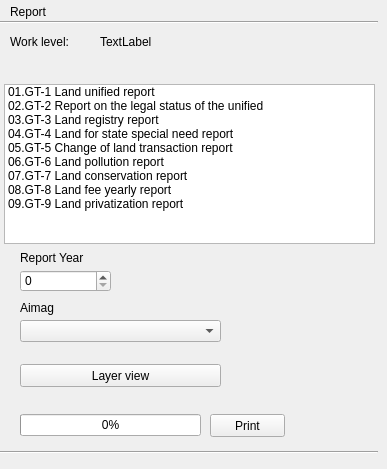
      <widget class="QWidget" name="tab_2">
       <attribute name="title">
        <string>GT Reports</string>
       </attribute>
       <widget class="Line" name="line">
        <property name="geometry">
         <rect>
          <x>0</x>
          <y>14</y>
          <width>378</width>
          <height>16</height>
         </rect>
        </property>
        <property name="orientation">
         <enum>Qt::Horizontal</enum>
        </property>
       </widget>
       <widget class="QLabel" name="label_4">
        <property name="geometry">
         <rect>
          <x>20</x>
          <y>250</y>
          <width>291</width>
          <height>16</height>
         </rect>
        </property>
        <property name="text">
         <string>Report Year</string>
        </property>
       </widget>
       <widget class="QPushButton" name="print_button">
        <property name="geometry">
         <rect>
          <x>210</x>
          <y>414</y>
          <width>75</width>
          <height>23</height>
         </rect>
        </property>
        <property name="text">
         <string>Print</string>
        </property>
       </widget>
       <widget class="Line" name="line_2">
        <property name="geometry">
         <rect>
          <x>0</x>
          <y>444</y>
          <width>378</width>
          <height>16</height>
         </rect>
        </property>
        <property name="orientation">
         <enum>Qt::Horizontal</enum>
        </property>
       </widget>
       <widget class="QLabel" name="label_75">
        <property name="geometry">
         <rect>
          <x>10</x>
          <y>34</y>
          <width>91</width>
          <height>16</height>
         </rect>
        </property>
        <property name="text">
         <string>Work level:</string>
        </property>
       </widget>
       <widget class="QProgressBar" name="progressBar_2">
        <property name="enabled">
         <bool>true</bool>
        </property>
        <property name="geometry">
         <rect>
          <x>20</x>
          <y>414</y>
          <width>181</width>
          <height>22</height>
         </rect>
        </property>
        <property name="value">
         <number>0</number>
        </property>
        <property name="textVisible">
         <bool>true</bool>
        </property>
       </widget>
       <widget class="QLabel" name="work_level_lbl">
        <property name="geometry">
         <rect>
          <x>100</x>
          <y>34</y>
          <width>241</width>
          <height>16</height>
         </rect>
        </property>
        <property name="text">
         <string>TextLabel</string>
        </property>
       </widget>
       <widget class="QLabel" name="label_76">
        <property name="geometry">
         <rect>
          <x>20</x>
          <y>300</y>
          <width>201</width>
          <height>16</height>
         </rect>
        </property>
        <property name="text">
         <string>Aimag</string>
        </property>
       </widget>
       <widget class="QListWidget" name="gts_lwidget">
        <property name="geometry">
         <rect>
          <x>4</x>
          <y>84</y>
          <width>371</width>
          <height>160</height>
         </rect>
        </property>
        <item>
         <property name="text">
          <string>01.GT-1 Land unified report</string>
         </property>
        </item>
        <item>
         <property name="text">
          <string>02.GT-2 Report on the legal status of the unified</string>
         </property>
        </item>
        <item>
         <property name="text">
          <string>03.GT-3 Land registry report</string>
         </property>
        </item>
        <item>
         <property name="text">
          <string>04.GT-4 Land for state special need report</string>
         </property>
        </item>
        <item>
         <property name="text">
          <string>05.GT-5 Change of land transaction report</string>
         </property>
        </item>
        <item>
         <property name="text">
          <string>06.GT-6 Land pollution report</string>
         </property>
        </item>
        <item>
         <property name="text">
          <string>07.GT-7 Land conservation report</string>
         </property>
        </item>
        <item>
         <property name="text">
          <string>08.GT-8 Land fee yearly report</string>
         </property>
        </item>
        <item>
         <property name="text">
          <string>09.GT-9 Land privatization report</string>
         </property>
        </item>
       </widget>
       <widget class="QPushButton" name="layer_view_button">
        <property name="geometry">
         <rect>
          <x>20</x>
          <y>364</y>
          <width>201</width>
          <height>23</height>
         </rect>
        </property>
        <property name="text">
         <string>Layer view</string>
        </property>
       </widget>
       <widget class="QLabel" name="label_77">
        <property name="geometry">
         <rect>
          <x>10</x>
          <y>4</y>
          <width>241</width>
          <height>16</height>
         </rect>
        </property>
        <property name="text">
         <string>Report </string>
        </property>
       </widget>
       <widget class="QSpinBox" name="begin_year_sbox">
        <property name="geometry">
         <rect>
          <x>20</x>
          <y>270</y>
          <width>91</width>
          <height>22</height>
         </rect>
        </property>
       </widget>
       <widget class="QComboBox" name="aimag_cbox_2">
        <property name="geometry">
         <rect>
          <x>20</x>
          <y>320</y>
          <width>201</width>
          <height>22</height>
         </rect>
        </property>
       </widget>
      </widget>
